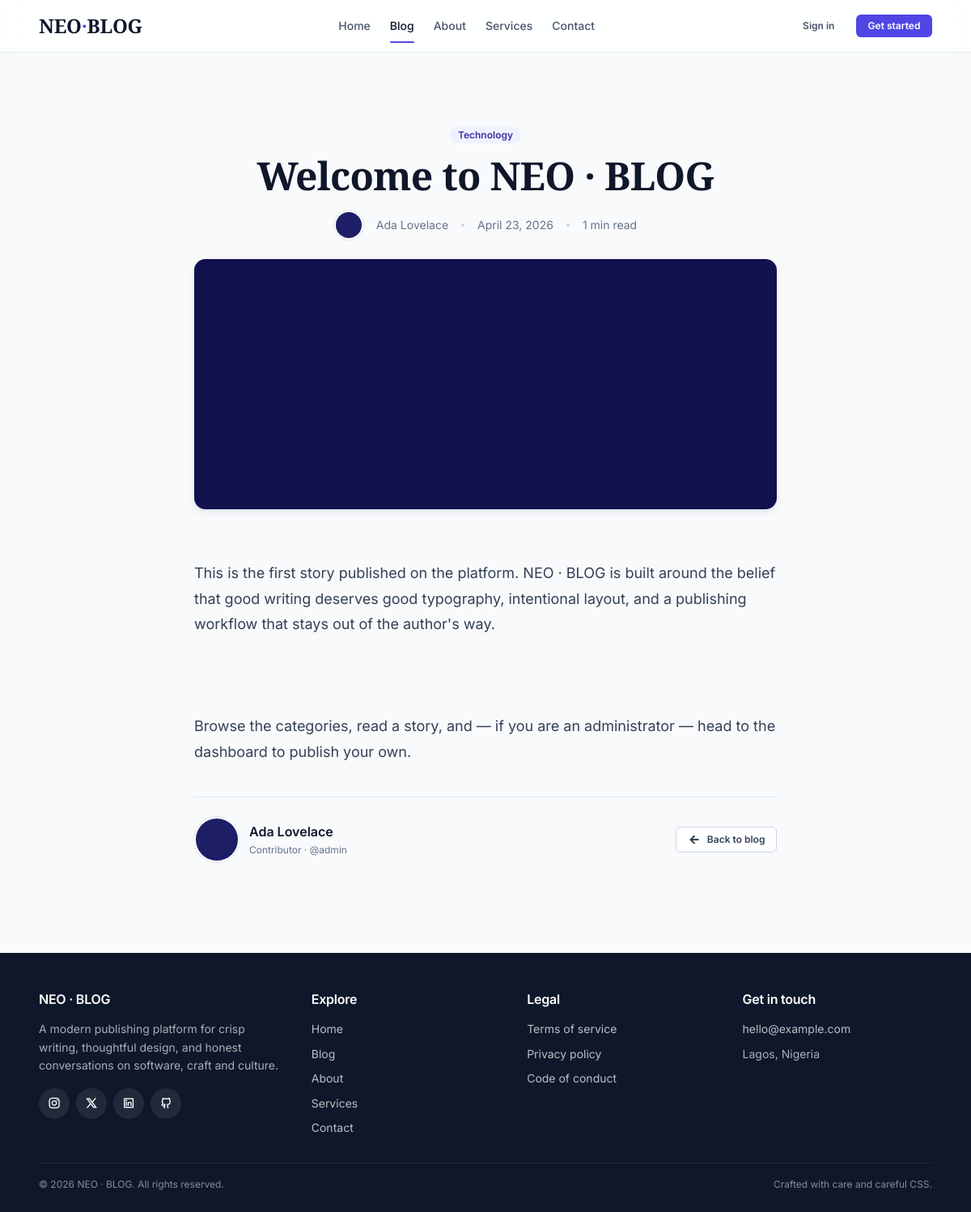
Page /post?id=1 on the committed database.
### tables this page shows
CREATE TABLE posts (
    id           INT UNSIGNED AUTO_INCREMENT PRIMARY KEY,
    title        VARCHAR(255) NOT NULL,
    body         LONGTEXT     NOT NULL,
    thumbnail    VARCHAR(255) NOT NULL DEFAULT 'default-thumbnail.png',
    category_id  INT UNSIGNED NOT NULL,
    author_id    INT UNSIGNED NOT NULL,
    is_featured  TINYINT(1)   NOT NULL DEFAULT 0,
    date_time    TIMESTAMP    NOT NULL DEFAULT CURRENT_TIMESTAMP,
    KEY idx_category (category_id),
    KEY idx_author   (author_id),
    CONSTRAINT fk_posts_category FOREIGN KEY (category_id) REFERENCES categories(id) ON DELETE RESTRICT,
    CONSTRAINT fk_posts_author   FOREIGN KEY (author_id)   REFERENCES users(id)      ON DELETE CASCADE
);

CREATE TABLE categories (
    id          INT UNSIGNED AUTO_INCREMENT PRIMARY KEY,
    title       VARCHAR(120) NOT NULL,
    created_at  TIMESTAMP    NOT NULL DEFAULT CURRENT_TIMESTAMP,
    UNIQUE KEY uniq_title (title)
);

CREATE TABLE users (
    id          INT UNSIGNED AUTO_INCREMENT PRIMARY KEY,
    firstname   VARCHAR(100) NOT NULL,
    lastname    VARCHAR(100) NOT NULL,
    username    VARCHAR(50)  NOT NULL,
    email       VARCHAR(190) NOT NULL,
    password    VARCHAR(255) NOT NULL,
    avatar      VARCHAR(255) NOT NULL DEFAULT 'default-avatar.png',
    is_admin    TINYINT(1)   NOT NULL DEFAULT 0,
    created_at  TIMESTAMP    NOT NULL DEFAULT CURRENT_TIMESTAMP,
    UNIQUE KEY uniq_username (username),
    UNIQUE KEY uniq_email    (email)
);

### app/Controllers/PostController.php (called while the page is built, shortened)
<?php
final class PostController
{
    public function show(): void
    {
        $id = (int) ($_GET['id'] ?? 0);
        $post = (new Post())->getById($id);
        $related = (new Post())->getByCategory((int) $post['category_id']);
        $related = array_values(array_filter($related, fn ($p) => (int) $p['id'] !== (int) $post['id']));
        $related = array_slice($related, 0, 3);
        View::render('post/show', [
            'title'      => $post['title'] . ' — ' . APP_NAME,
            'post'       => $post,
            'related'    => $related,
            'categories' => (new Category())->getAll(),
            'activeLink' => 'blog',
        ]);
    }
}

### public/index.php (called while the page is built, shortened)
<?php
require dirname(__DIR__) . '/bootstrap.php';
$router = new \App\Core\Router();
$router->dispatch(
    $_SERVER['REQUEST_METHOD'] ?? 'GET',
    $_SERVER['REQUEST_URI']    ?? '/'
);

### bootstrap.php (called while the page is built, shortened)
<?php
require_once __DIR__ . '/config/app.php';
require_once __DIR__ . '/app/Core/helpers.php';
spl_autoload_register(static function (string $class): void {
    $relative = str_replace('\\', '/', substr($class, 4));
    $file     = APP_PATH . '/' . $relative . '.php';
});

### app/Core/Database.php (called while the page is built, shortened)
<?php
final class Database
{
    private static ?Database $instance = null;
    private PDO $pdo;
    private function __construct()
    {
        try {
            if (DB_DRIVER === 'sqlite') {
                $this->pdo = new PDO('sqlite:' . DB_SQLITE_PATH);
                $this->pdo->exec('PRAGMA foreign_keys = ON');
            } else {
                $dsn = sprintf(
                    'mysql:host=%s;port=%d;dbname=%s;charset=%s',
                    DB_HOST,
                    DB_PORT,
                    DB_NAME,
                    DB_CHARSET
                );
                $this->pdo = new PDO($dsn, DB_USER, DB_PASS);
            }
            $this->pdo->setAttribute(PDO::ATTR_ERRMODE,            PDO::ERRMODE_EXCEPTION);
            $this->pdo->setAttribute(PDO::ATTR_DEFAULT_FETCH_MODE, PDO::FETCH_ASSOC);
            $this->pdo->setAttribute(PDO::ATTR_EMULATE_PREPARES,   false);
        } catch (PDOException $e) {
            throw new RuntimeException(
                'Database connection failed: ' . $e->getMessage(),
                (int) $e->getCode(),
                $e
            );
        }
    }
    public static function getInstance(): self
    {
        return self::$instance ??= new self();
    }
    public function fetchAll(string $sql, string $types = '', mixed ...$params): array
    {
        return $this->run($sql, $params)->fetchAll();
    }
    public function fetchOne(string $sql, string $types = '', mixed ...$params): ?array
    {
        $row = $this->run($sql, $params)->fetch();
        return $row === false ? null : $row;
    }
    private function run(string $sql, array $params): \PDOStatement
    {
        $stmt = $this->pdo->prepare($sql);
        $stmt->execute($params);
        return $stmt;
    }
}

### app/Models/Post.php (called while the page is built, shortened)
<?php
final class Post
{
    private Database $db;
    public function __construct()
    {
        $this->db = Database::getInstance();
    }
    public function getByCategory(int $categoryId): array
    {
        return $this->db->fetchAll(
            self::BASE_SELECT . " WHERE posts.category_id = ? ORDER BY posts.date_time DESC",
            '', $categoryId
        );
    }
    public function getById(int $id): ?array
    {
        return $this->db->fetchOne(
            self::BASE_SELECT . " WHERE posts.id = ?",
            '', $id
        );
    }
}

### app/Core/helpers.php (called while the page is built, shortened)
<?php
function e(mixed $value): string
{
    return htmlspecialchars((string) $value, ENT_QUOTES | ENT_SUBSTITUTE, 'UTF-8');
}
function url(string $path = '/'): string
{
    $path = '/' . ltrim($path, '/');
    return rtrim(ROOT_URL, '/') . $path;
}
function upload_url(string $filename): string
{
    return url('uploads/' . ltrim($filename, '/'));
}
function formatDate(string $dateTimeStr, string $format = 'M d, Y - h:i a'): string
{
    $ts = strtotime($dateTimeStr);
    return $ts ? date($format, $ts) : $dateTimeStr;
}
function readingTime(string $text): int
{
    $words = str_word_count(strip_tags($text));
    return max(1, (int) ceil($words / 220));
}
function avatar_url(?string $filename): string
{
    $filename = trim((string) $filename);
    return upload_url($filename);
}
function thumbnail_url(?string $filename): string
{
    $filename = trim((string) $filename);
    return upload_url($filename);
}

### resources/views/post/show.php (the view, shortened to what this page needs)
<section class="section">
    <div class="container post-show">
        <header class="post-show__header">
            <a href="<?= url('/category?id=' . (int) $post['category_id']) ?>" class="badge badge--primary">
                <?= e($post['category_title']) ?>
            </a>
            <h1><?= e($post['title']) ?></h1>
            <div class="post-show__meta">
                <span class="avatar avatar--sm">
                    <img src="<?= avatar_url($post['avatar']) ?>" alt="">
                </span>
                <span><?= e($post['firstname'] . ' ' . $post['lastname']) ?></span>
                <span class="dot"></span>
                <span><?= e(formatDate($post['date_time'], 'F j, Y')) ?></span>
                <span class="dot"></span>
                <span><?= readingTime($post['body']) ?> min read</span>
            </div>
        </header>
        <figure class="post-show__thumb">
            <img src="<?= thumbnail_url($post['thumbnail']) ?>" alt="<?= e($post['title']) ?>">
        </figure>
        <div class="post-show__body prose">
            <?= nl2br(e($post['body'])) ?>
        </div>
        <footer class="post-show__footer">
            <div class="post-show__author">
                <span class="avatar avatar--lg">
                    <img src="<?= avatar_url($post['avatar']) ?>" alt="">
                </span>
                <div>
                    <div class="post-show__author-name"><?= e($post['firstname'] . ' ' . $post['lastname']) ?></div>
                    <div class="post-show__author-role">Contributor · @<?= e($post['username']) ?></div>
                </div>
            </div>
            <a href="<?= url('/blog') ?>" class="btn btn--secondary btn--sm">
                <i class="ri-arrow-left-line"></i> Back to blog
            </a>
        </footer>
    </div>
</section>

### app/Core/Router.php (shortened to what this page needs)
<?php
final class Router
{
    private array $routes = [];
    private string $prefix = '';
    public function group(string $prefix, callable $callback): void
    {
        $previous    = $this->prefix;
        $this->prefix = rtrim($previous . $prefix, '/');
        $this->prefix = $previous;
    }
    public function dispatch(string $method, string $uri): void
    {
        $path   = $this->normalise($uri);
        foreach ($this->routes as $route) {
            if ($route['path'] === $path) {
                $this->invoke($route['handler'], []);
                return;
            }
        }
    }
    private function add(string $method, string $path, string $handler): void
    {
        $fullPath = rtrim($this->prefix . '/' . ltrim($path, '/'), '/');
        if ($fullPath === '') $fullPath = '/';
        $this->routes[] = [
            'method'  => $method,
            'path'    => $fullPath,
            'handler' => $handler,
        ];
    }
    private function normalise(string $uri): string
    {
        $path = parse_url($uri, PHP_URL_PATH) ?: '/';
        $path = rtrim($path, '/');
        return $path === '' ? '/' : $path;
    }
    private function invoke(string $handler, array $params): void
    {
        [$controller, $action] = explode('@', $handler, 2);
        $instance = new $class();
        $instance->$action($params);
    }
}

### public/assets/css/base/_tokens.css (style rules this page uses)
:root { --color-primary: #4f46e5; --color-primary-600: #4338ca; --color-primary-700: #3730a3; --color-primary-100: #eef2ff; --color-primary-200: #e0e7ff; --color-accent: #f97316; --color-success: #10b981; --color-success-100: #d1fae5; --color-warning: #f59e0b; --color-warning-100: #fef3c7; --color-danger: #ef4444; --color-danger-100: #fee2e2; --color-info: #0ea5e9; --color-info-100: #e0f2fe; --color-neutral-0: #ffffff; --color-neutral-50: #f8fafc; --color-neutral-100: #f1f5f9; --color-neutral-150: #eceff4; --color-neutral-200: #e2e8f0; --color-neutral-300: #cbd5e1; --color-neutral-400: #94a3b8; --color-neutral-500: #64748b; --color-neutral-600: #475569; --color-neutral-700: #334155; --color-neutral-800: #1e293b; --color-neutral-900: #0f172a; --color-bg: var(--color-neutral-50); --color-surface: var(--color-neutral-0); --color-surface-alt: var(--color-neutral-100); --color-border: var(--color-neutral-200); --color-border-strong: var(--color-neutral-300); --color-text: var(--color-neutral-800); --color-text-muted: var(--color-neutral-500); --color-text-soft: var(--color-neutral-400); --color-heading: var(--color-neutral-900); --color-link: var(--color-primary); --color-link-hover: var(--color-primary-600); --font-sans: 'Inter', system-ui, -apple-system, BlinkMacSystemFont, 'Segoe UI', Roboto, Helvetica, Arial, sans-serif; --font-serif: 'Playfair Display', Georgia, 'Times New Roman', serif; --fs-xs: 0.75rem; --fs-sm: 0.875rem; --fs-base: 1rem; --fs-md: 1.125rem; --fs-lg: 1.25rem; --fs-xl: 1.5rem; --fs-2xl: 1.875rem; --fs-3xl: 2.25rem; --fs-4xl: 3rem; --lh-tight: 1.2; --lh-snug: 1.4; --lh-base: 1.6; --lh-loose: 1.75; --fw-regular: 400; --fw-medium: 500; --fw-semibold: 600; --fw-bold: 700; --space-1: 0.25rem; --space-2: 0.5rem; --space-3: 0.75rem; --space-4: 1rem; --space-5: 1.25rem; --space-6: 1.5rem; --space-8: 2rem; --space-10: 2.5rem; --space-12: 3rem; --space-16: 4rem; --space-20: 5rem; --radius-xs: 4px; --radius-sm: 6px; --radius-md: 10px; --radius-lg: 14px; --radius-xl: 20px; --radius-full: 9999px; --shadow-xs: 0 1px 2px rgba(15, 23, 42, 0.06); --shadow-sm: 0 1px 3px rgba(15, 23, 42, 0.08), 0 1px 2px rgba(15, 23, 42, 0.04); --shadow-md: 0 4px 12px rgba(15, 23, 42, 0.07), 0 2px 4px rgba(15, 23, 42, 0.04); --shadow-lg: 0 10px 24px rgba(15, 23, 42, 0.10), 0 4px 8px rgba(15, 23, 42, 0.05); --shadow-ring: 0 0 0 3px rgba(79, 70, 229, 0.18); --content-width: 72rem; --content-narrow: 44rem; --transition: 160ms cubic-bezier(0.4, 0, 0.2, 1); --sidebar-width: 16.5rem; --sidebar-width-collapsed: 4.5rem; --topbar-height: 4rem; }

### public/assets/css/base/_typography.css (style rules this page uses)
h1, h2, h3, h4, h5, h6 { font-family: var(--font-serif); color: var(--color-heading); font-weight: var(--fw-bold); line-height: var(--lh-tight); letter-spacing: -0.015em; }
h1 { font-size: var(--fs-4xl); margin-bottom: var(--space-4); }
.prose { font-size: var(--fs-md); line-height: var(--lh-loose); color: var(--color-neutral-700); }

### public/assets/css/layout/_container.css (style rules this page uses)
.container { width: 100%; max-width: var(--content-width); margin-inline: auto; padding-inline: var(--space-6); }
.section { padding-block: var(--space-12); }

### public/assets/css/components/_buttons.css (style rules this page uses)
.btn { display: inline-flex; align-items: center; justify-content: center; gap: var(--space-2); padding: 0.625rem 1.125rem; font-size: var(--fs-sm); font-weight: var(--fw-semibold); line-height: 1; border-radius: var(--radius-md); border: 1px solid transparent; background: var(--color-primary); color: #fff; cursor: pointer; transition: background var(--transition), transform var(--transition), box-shadow var(--transition), border-color var(--transition), color var(--transition); white-space: nowrap; text-decoration: none; }
.btn i { font-size: 1rem; }
.btn--secondary { background: var(--color-surface); color: var(--color-neutral-700); border-color: var(--color-border-strong); }
.btn--sm { padding: 0.45rem 0.85rem; font-size: var(--fs-xs); border-radius: var(--radius-sm); }

### public/assets/css/components/_badges.css (style rules this page uses)
.badge { display: inline-flex; align-items: center; gap: var(--space-1); padding: 0.25rem 0.625rem; font-size: var(--fs-xs); font-weight: var(--fw-semibold); border-radius: var(--radius-full); background: var(--color-neutral-100); color: var(--color-neutral-700); line-height: 1; white-space: nowrap; }
.badge--primary { background: var(--color-primary-100); color: var(--color-primary-700); }

### rows in the picture
posts: category.title "Technology", title "Welcome to NEO · BLOG", author.avatar (placeholder picture), author.lastname "Ada Lovelace", date_time "April 23, 2026", body "1", thumbnail (placeholder picture), body "This is the first story published on the platform. NEO · BLOG is built around the belief that good writing deserves good typography, intentional layout, and a publishing workflow that stays out of the author's way. Browse the categories, read a story, and — if you are an administrator — head to the dashboard to publish your own.", author.username "admin"
